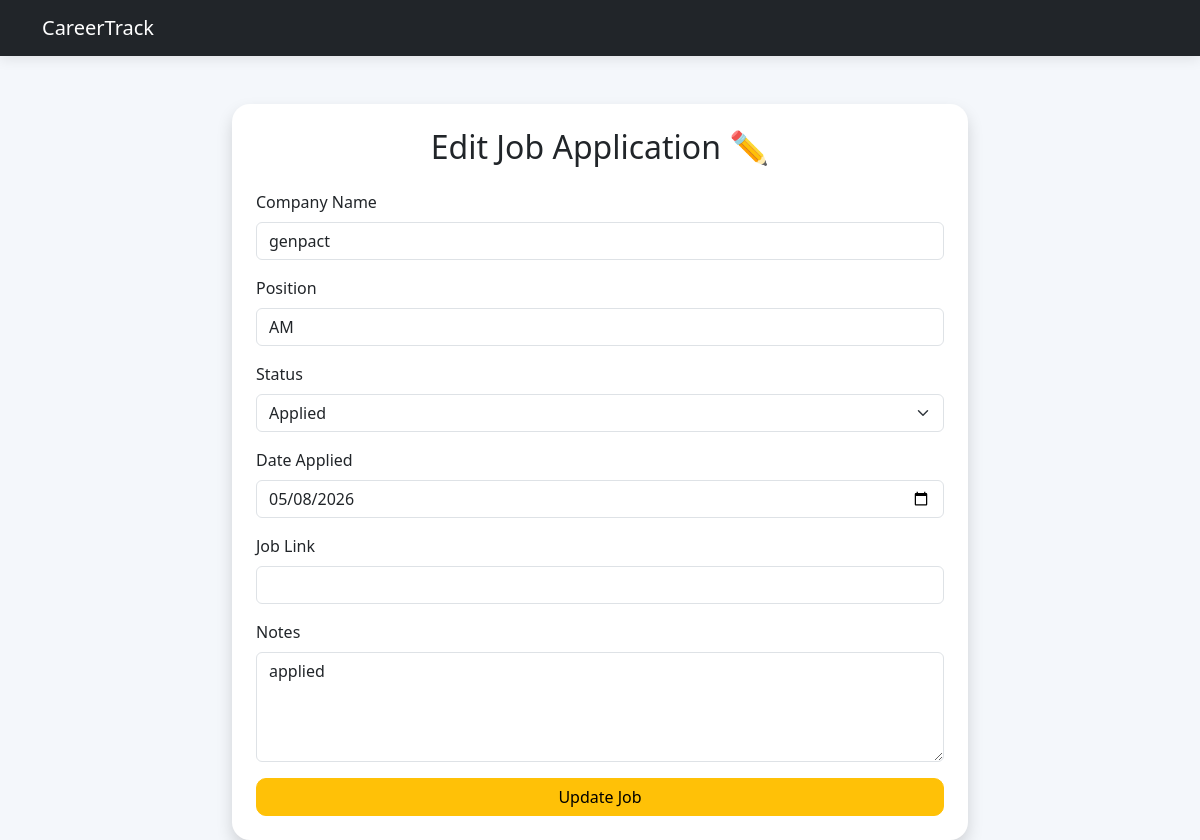
Page /edit-job/7 (signed in) on the committed database.
### app.py (models this page shows)
class JobApplication(db.Model):
    id = db.Column(db.Integer, primary_key=True)
    company = db.Column(db.String(100), nullable=False)
    position = db.Column(db.String(100), nullable=False)
    status = db.Column(db.String(50), nullable=False)
    date_applied = db.Column(db.String(20), nullable=False)
    job_link = db.Column(db.String(300))
    notes = db.Column(db.Text)
    user_id = db.Column(db.Integer, db.ForeignKey('user.id'), nullable=False)

### app.py (the view, shortened to what this page needs)
@app.route('/edit-job/<int:job_id>', methods=['GET', 'POST'])
def edit_job(job_id):
    if 'user_id' not in session:
        return redirect(url_for('login'))
    job = JobApplication.query.filter_by(
        id=job_id,
        user_id=session['user_id']
    ).first_or_404()
    return render_template('edit_job.html', job=job)

### templates/edit_job.html (shortened to what this page needs)
{% extends 'base.html' %}
{% block content %}
<div class="row justify-content-center">
    <div class="col-md-8">
        <div class="card shadow p-4">
            <h2 class="mb-4 text-center">
                Edit Job Application ✏️
            </h2>
            <form method="POST">
                <div class="mb-3">
                    <label class="form-label">
                        Company Name
                    </label>
                    <input type="text"
                           name="company"
                           class="form-control"
                           value="{{ job.company }}"
                           required>
                </div>
                <div class="mb-3">
                    <label class="form-label">
                        Position
                    </label>
                    <input type="text"
                           name="position"
                           class="form-control"
                           value="{{ job.position }}"
                           required>
                </div>
                <div class="mb-3">
                    <label class="form-label">
                        Status
                    </label>
                    <select name="status"
                            class="form-select"
                            required>
                        <option value="Applied"
                            {% if job.status == 'Applied' %}
                                selected
                            {% endif %}>
                            Applied
                        </option>
                    </select>
                </div>
                <div class="mb-3">
                    <label class="form-label">
                        Date Applied
                    </label>
                    <input type="date"
                           name="date_applied"
                           class="form-control"
                           value="{{ job.date_applied }}"
                           required>
                </div>
                <div class="mb-3">
                    <label class="form-label">
                        Job Link
                    </label>
                    <input type="url"
                           name="job_link"
                           class="form-control"
                           value="{{ job.job_link }}">
                </div>
                <div class="mb-3">
                    <label class="form-label">
                        Notes
                    </label>
                    <textarea name="notes"
                              class="form-control"
                              rows="4">{{ job.notes }}</textarea>
                </div>
                <div class="d-grid">
                    <button type="submit"
                            class="btn btn-warning">
                        Update Job
                    </button>
                </div>
            </form>
        </div>
    </div>
</div>
{% endblock %}

### static/css/style.css (style rules this page uses)
body { background: #f4f7fb; font-family: 'Segoe UI', sans-serif; }
.card { border: none; border-radius: 18px; }
.btn { border-radius: 10px; }

### rows in the picture
JobApplication: company "genpact", position "AM", status "Applied", date_applied "05/08/2026", notes "applied"
